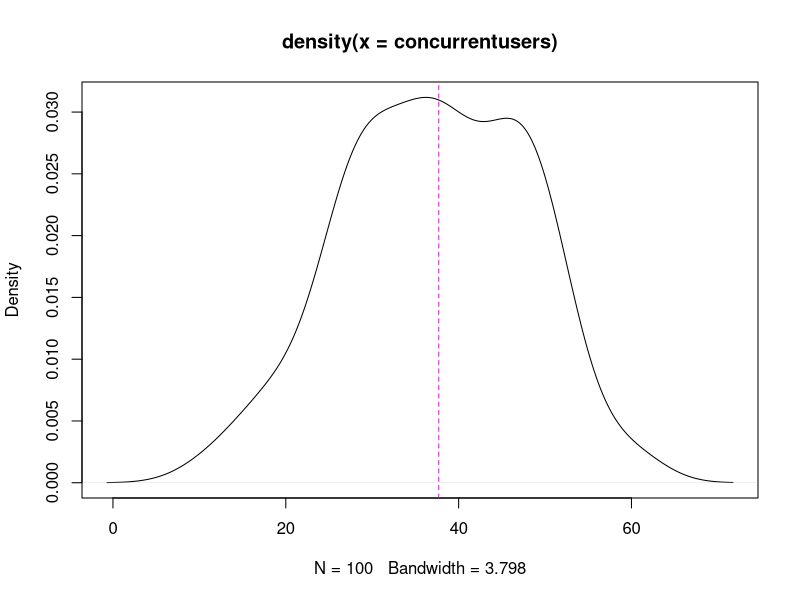
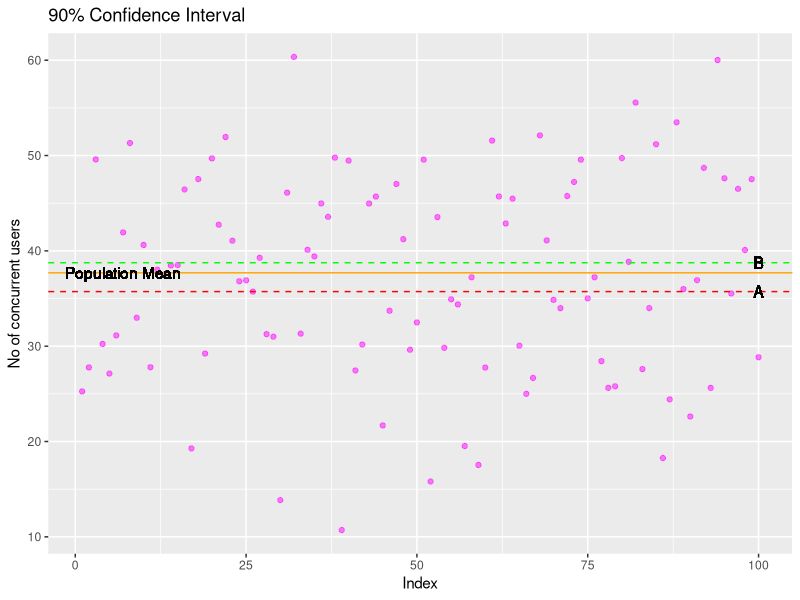
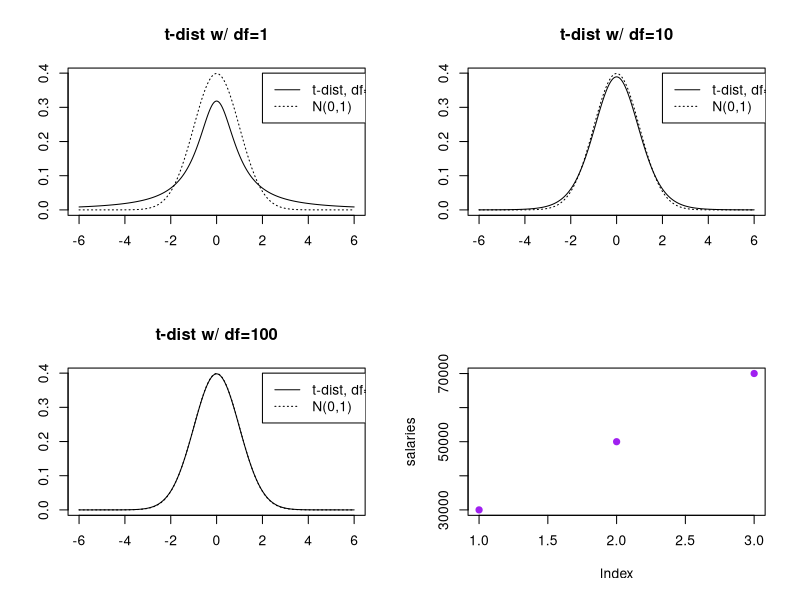
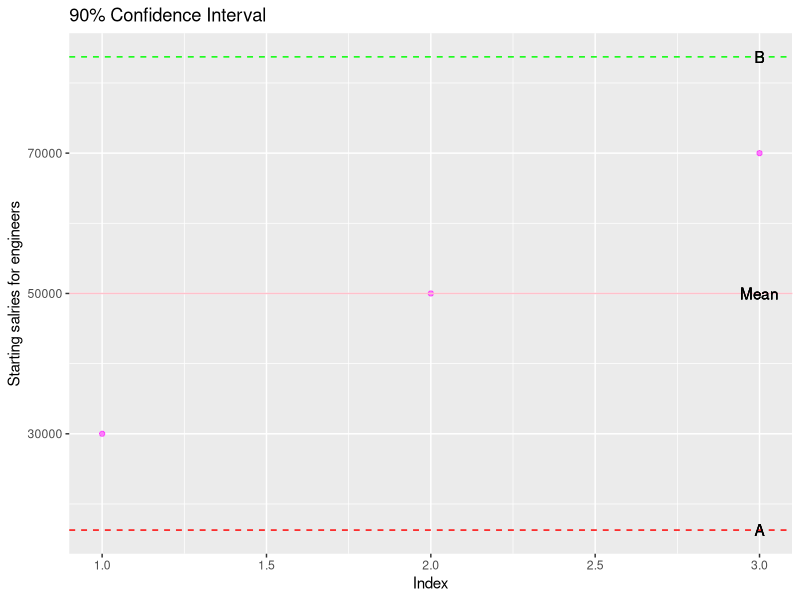

The R source for these figures, in order:
## ---- chunk 1
knitr::opts_chunk$set(echo = TRUE)
## ---- chunk 2
library('ggplot2')
## ---- chunk 3
X<-c(3,3,3,3,3,7,7,7)
## ---- chunk 4
mom_estimator<-function(sample = numeric()){
#kth population moment = kth sample moment
#nu1 = E(X)
#m1 = sample_mean
theta<-numeric()
m1<-mean(sample)
#nu1=3*theta + 7*(1-theta)
theta<-(7-m1)/4
#cat("Estimated parameter with MoM:", theta)
return(theta)}
mom_estimator(X)
## ---- chunk 5
#discrete case
mle_estimator<-function(sample=numeric()){
  k<-sum(sample(sample==3))
  theta1<-k/length(sample)
  #cat("Estimated parameter with MLE:", theta1)
  return(theta1)}
mle_estimator(X)
## ---- chunk 6

std_error<-function(sample=numeric()){
  s<-sd(X)/(abs(3-7)*sqrt(length(sample)))
  cat("standard error for estimated param: ", s)}
std_error(X)
## ---- chunk 7
runs<-c(3,7,5,3,2)
## ---- chunk 8
mom_estimator1<-function(sample=numeric()){
  p<-1/mean(sample)
return(p)}
mom_estimator1(runs)
## ---- chunk 9
#mle_estimator1<-function(sample=numeric()){
#p1<-k/sum(runs)
#return(p1)}
#mle_estimator1(runs)
## ---- chunk 10
pop_mean <- 37.7
pop_sd <- 9.2
concurrentusers<-rnorm(100, mean = pop_mean, sd =pop_sd)
y<-seq(1:100)
dataF<-as.data.frame(cbind("users"=concurrentusers,"index" = y))
plot(density(concurrentusers))
abline(v=pop_mean, lty =2, col ='magenta')
## ---- chunk 11
#This is the case where both mean and sd are specified by the user
confidence_interval1<-function(mean,sd, n=100){
   #90% confidence interval
  alpha<-0.1
  
  #getting z(alpha/2)
  zscore<-qnorm(1-(alpha/2))
  margin_of_error<-zscore*(sd/sqrt(n))
  ci<-c("Lower"=mean(concurrentusers)-margin_of_error, "Upper"=mean(concurrentusers)+margin_of_error)
  sp<-ggplot(data=dataF, aes(x=index,y=users))+
    geom_point(col='magenta', alpha=0.5)+
    geom_hline(mapping = NULL, yintercept = mean, lty=1, color ="orange")+
    geom_hline(mapping = NULL, yintercept = ci[1], lty=2, color= 'red') +
    geom_hline(mapping = NULL, yintercept = ci[2], lty=2, color="green")+
    geom_text(x=7, y=pop_mean, label = "Population Mean")+
    geom_text(x=100, y=ci[1], label = "A")+
    geom_text(x=100, y=ci[2], label = "B")+
    labs(y = "No of concurrent users", x = "Index", title =  "90% Confidence Interval")
plot(sp)
  return(ci)}
## ---- chunk 12
ci<-confidence_interval1(mean =pop_mean,sd=pop_sd)
print(ci)
rm(list=ls())
## ---- chunk 13
par(mfrow=c(2,2))
plot(seq(-6,6,length=10000),dnorm(seq(-6,6,length=10000)),
type="l",lty=3,ylab="",xlab="",main="t-dist w/ df=1")
lines(seq(-6,6,length=10000),dt(seq(-6,6,length=10000),df=1),
type="l",ylab="",xlab="")
legend(x=2,y=.4,lty=c(1,3),legend=c("t-dist, df=1","N(0,1)"))

plot(seq(-6,6,length=10000),dnorm(seq(-6,6,length=10000)),
type="l",lty=3,ylab="",xlab="",main="t-dist w/ df=10")
lines(seq(-6,6,length=10000),dt(seq(-6,6,length=10000),df=10),
type="l",ylab="",xlab="")
legend(x=2,y=.4,lty=c(1,3),legend=c("t-dist, df=10","N(0,1)"))

plot(seq(-6,6,length=10000),dnorm(seq(-6,6,length=10000)),
type="l",lty=3,ylab="",xlab="",main="t-dist w/ df=100")
lines(seq(-6,6,length=10000),dt(seq(-6,6,length=10000),df=100),
type="l",ylab="",xlab="")
legend(x=2,y=.4,lty=c(1,3),legend=c("t-dist, df=100","N(0,1)"))
## ---- chunk 14
salaries<-c(30000,50000,70000)
sample_mean<-mean(salaries)
sample_sd<-sd(salaries)
plot(salaries, pch=19, col='purple')
## ---- chunk 15
confidence_interval2<- function(data=numeric(),conf.level=0.9){
  sample_mean<-mean(data)
  sample_sd<-sd(data)
  n = length(data)
  y <- seq(1:n)
  dataF<-as.data.frame(cbind("Salaries"=data,"index" = y))
  deg_free<-n-1
  index<-seq(1:n)
  alpha<-1-conf.level
  talpha<-qt(1-(alpha/2),df=deg_free)
  se<- sample_sd/sqrt(n)
  margin_of_error<-talpha*se
  ci<-c("Lower"=sample_mean-margin_of_error, 
        "Upper"=sample_mean+margin_of_error)
  sp<-ggplot(data=dataF, aes(x=index,y=data))+
    geom_point(col='magenta', alpha=0.5)+
    geom_hline(mapping = NULL, yintercept = sample_mean, lty=1, color ="pink")+
    geom_hline(mapping = NULL, yintercept = ci[1], lty=2, color= 'red') +
    geom_hline(mapping = NULL, yintercept = ci[2], lty=2, color="green")+
    geom_text(x=3, y=sample_mean, label = "Mean")+
    geom_text(x=3, y=ci[1], label = "A")+
    geom_text(x=3 ,y=ci[2], label = "B")+
    labs(y = "Starting salries for engineers", x = "Index", title =  "90% Confidence Interval")
plot(sp)
  return(ci)}
## ---- chunk 16
confidence_interval2(salaries)
rm(list = ls())
